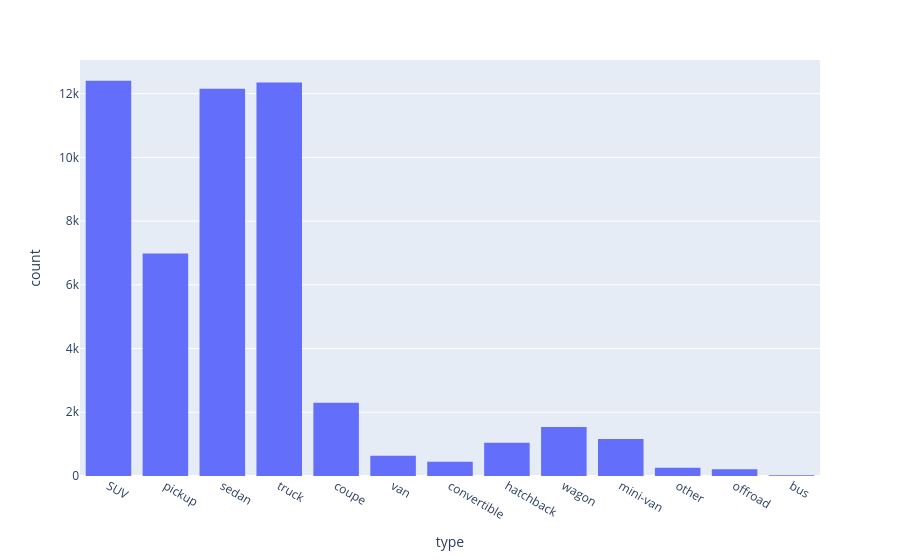

Here is the notebook cell this chart was saved with:
### Code cell
fig = px.histogram(df, x="type")
fig.show()

### Figure 1 — Plotly figure (JSON) as saved in the notebook; plotly's stock layout.template omitted (floating-point values rounded to 4 significant figures; data arrays with more than 128 entries replaced by an {"elided": "..."} marker saying what was removed)
{"data": [{"bingroup": "x", "hovertemplate": "type=%{x}<br>count=%{y}<extra></extra>", "legendgroup": "", "marker": {"color": "#636efa", "pattern": {"shape": ""}}, "name": "", "orientation": "v", "showlegend": false, "type": "histogram", "x": {"elided": "51525 str values"}, "xaxis": "x", "yaxis": "y"}], "layout": {"barmode": "relative", "legend": {"tracegroupgap": 0}, "margin": {"t": 60}, "xaxis": {"anchor": "y", "domain": [0, 1], "title": {"text": "type"}}, "yaxis": {"anchor": "x", "domain": [0, 1], "title": {"text": "count"}}}}
